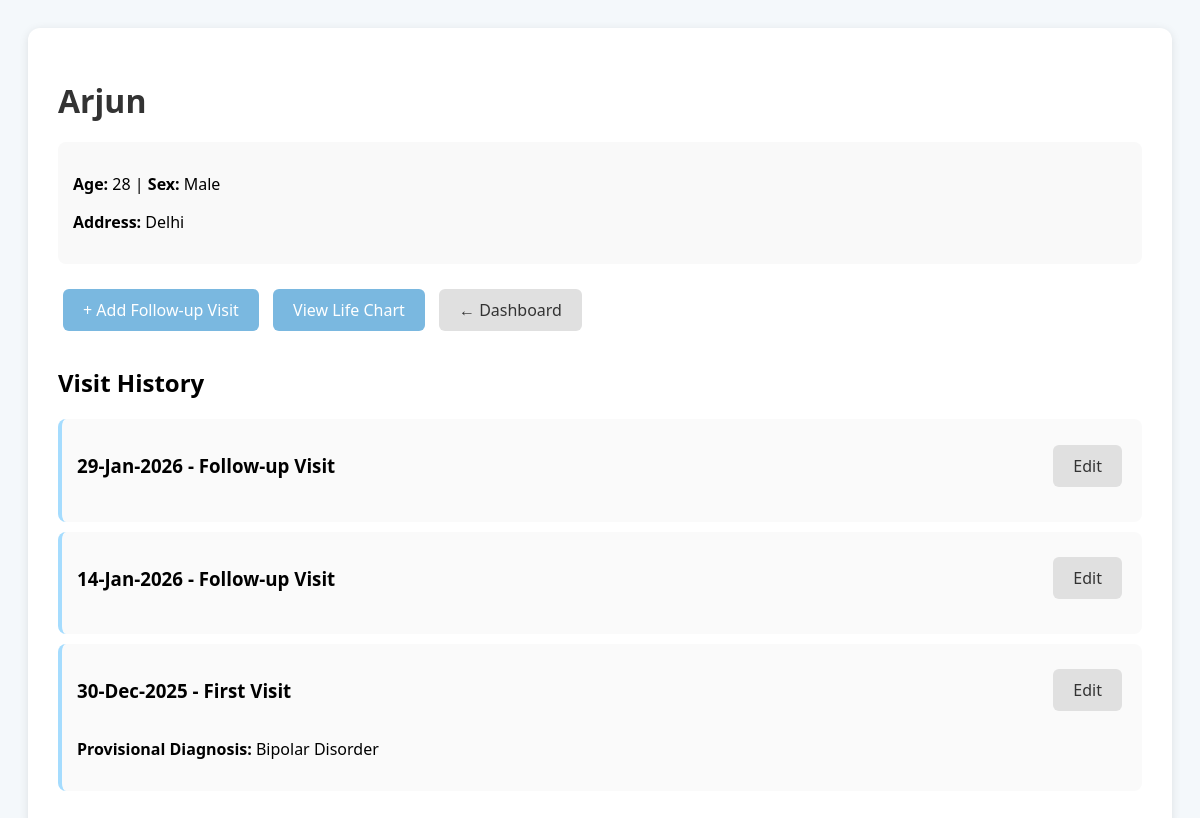
/patient/1 (signed in), run on the app's committed database.
### models.py (models this page shows)
class Patient(db.Model):
    __tablename__ = 'patients'
    id = db.Column(db.Integer, primary_key=True)
    name = db.Column(db.String(100), nullable=False)
    age = db.Column(db.Integer, nullable=False)
    sex = db.Column(db.String(10), nullable=False)
    address = db.Column(db.Text)
    doctor_id = db.Column(db.Integer, db.ForeignKey('doctors.id'), nullable=False)
    phone = db.Column(db.String(20))  # Optional Phone
    attender_name = db.Column(db.String(100))
    attender_relation = db.Column(db.String(50))
    attender_reliability = db.Column(db.String(10))  # 'Yes' or 'No'
    personal_notes = db.Column(db.Text)  # Doctor's personal ID notes
    visits = db.relationship('Visit', backref='patient', lazy=True, cascade='all, delete-orphan')

class Visit(db.Model):
    __tablename__ = 'visits'
    id = db.Column(db.Integer, primary_key=True)
    patient_id = db.Column(db.Integer, db.ForeignKey('patients.id'), nullable=False)
    date = db.Column(db.Date, nullable=False)
    visit_type = db.Column(db.String(20), nullable=False)  # 'First' or 'Follow-up'
    provisional_diagnosis = db.Column(db.Text)
    differential_diagnosis = db.Column(db.Text)
    next_visit_date = db.Column(db.Date)
    note = db.Column(db.Text)
    symptom_entries = db.relationship('SymptomEntry', backref='visit', lazy=True, cascade='all, delete-orphan')
    medication_entries = db.relationship('MedicationEntry', backref='visit', lazy=True, cascade='all, delete-orphan')
    side_effect_entries = db.relationship('SideEffectEntry', backref='visit', lazy=True, cascade='all, delete-orphan')
    mse_entries = db.relationship('MSEEntry', backref='visit', lazy=True, cascade='all, delete-orphan')
    stressor_entries = db.relationship('StressorEntry', backref='visit', lazy=True, cascade='all, delete-orphan')
    personality_entries = db.relationship('PersonalityEntry', backref='visit', lazy=True, cascade='all, delete-orphan')

### app.py (the view)
@app.route('/patient/<int:patient_id>')
@login_required
def patient_detail(patient_id):
    patient = Patient.query.get_or_404(patient_id)
    visits = Visit.query.filter_by(patient_id=patient_id).order_by(Visit.date.desc()).all()
    return render_template('patient_detail.html', patient=patient, visits=visits)

### app.py (called while the page is built)
@app.context_processor
def utility_processor():
    return dict(format_frequency=format_frequency)

def login_required(f):
    @wraps(f)
    def decorated_function(*args, **kwargs):
        if 'logged_in' not in session and 'guest' not in session:
            flash('Please log in to access this page.', 'error')
            return redirect(url_for('landing'))
        return f(*args, **kwargs)
    return decorated_function

### templates/patient_detail.html (shortened to what this page needs)
<!DOCTYPE html>
<html lang="en">
<head>
</head>
<body>
    <div class="container">
        <h1>{{ patient.name }}</h1>
        <div class="patient-info">
            <p><strong>Age:</strong> {{ patient.age }} | <strong>Sex:</strong> {{ patient.sex }}</p>
            <p><strong>Address:</strong> {{ patient.address or 'Not provided' }}</p>
        </div>
        <div>
            <a href="{{ url_for('add_visit', patient_id=patient.id) }}" class="btn btn-primary">+ Add Follow-up Visit</a>
            <a href="{{ url_for('life_chart', patient_id=patient.id) }}" class="btn btn-primary">View Life Chart</a>
            <a href="{{ url_for('dashboard') }}" class="btn btn-secondary">← Dashboard</a>
        </div>
        <div class="visits-list">
            <h2>Visit History</h2>
            {% for visit in visits %}
            <div class="visit-item">
                <div class="visit-header">
                    <h3>{{ visit.date.strftime('%d-%b-%Y') }} - {{ visit.visit_type }} Visit</h3>
                    <a href="{{ url_for('edit_visit', visit_id=visit.id) }}" class="btn btn-secondary">Edit</a>
                </div>
                {% if visit.provisional_diagnosis %}
                <p><strong>Provisional Diagnosis:</strong> {{ visit.provisional_diagnosis }}</p>
                {% endif %}
            </div>
            {% endfor %}
        </div>
    </div>
</body>
</html>

### templates/patient_detail.html (style rules this page uses)
body { font-family: 'Segoe UI', sans-serif; background: #f4f8fb; padding: 20px; }
.container { max-width: 1200px; margin: 0 auto; background: white; padding: 30px; border-radius: 12px; box-shadow: 0 2px 10px rgba(0,0,0,0.1); }
h1 { color: #333; margin-bottom: 20px; }
.patient-info { background: #f9f9f9; padding: 15px; border-radius: 8px; margin-bottom: 20px; }
.btn { padding: 10px 20px; border: none; border-radius: 6px; cursor: pointer; text-decoration: none; display: inline-block; margin: 5px; }
.btn-primary { background: #7ab8e0; color: white; }
.btn-secondary { background: #e0e0e0; color: #333; }
.visits-list { margin-top: 30px; }
.visit-item { background: #fafafa; padding: 15px; margin-bottom: 10px; border-radius: 8px; border-left: 4px solid #A5DCFE; }
.visit-header { display: flex; justify-content: space-between; align-items: center; margin-bottom: 10px; }

### data on the page
Patient: name "Arjun", age "28", sex "Male", address "Delhi"
Visit: date "29-Jan-2026", visit_type "Follow-up"
Visit: date "14-Jan-2026", visit_type "Follow-up"
Visit: date "30-Dec-2025", visit_type "First", provisional_diagnosis "Bipolar Disorder"
